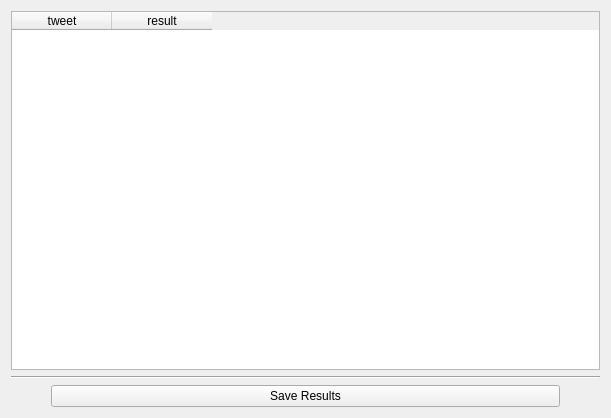
<?xml version="1.0" encoding="UTF-8"?>
<ui version="4.0">
 <class>Results</class>
 <widget class="QWidget" name="Results">
  <property name="geometry">
   <rect>
    <x>0</x>
    <y>0</y>
    <width>611</width>
    <height>418</height>
   </rect>
  </property>
  <property name="windowTitle">
   <string>Form</string>
  </property>
  <layout class="QVBoxLayout" name="verticalLayout_3">
   <item>
    <layout class="QVBoxLayout" name="verticalLayout_2">
     <item>
      <layout class="QVBoxLayout" name="verticalLayout">
       <item>
        <widget class="QTableWidget" name="table_results">
         <property name="rowCount">
          <number>0</number>
         </property>
         <column>
          <property name="text">
           <string>tweet</string>
          </property>
         </column>
         <column>
          <property name="text">
           <string>result</string>
          </property>
         </column>
        </widget>
       </item>
      </layout>
     </item>
     <item>
      <widget class="Line" name="line">
       <property name="orientation">
        <enum>Qt::Horizontal</enum>
       </property>
      </widget>
     </item>
     <item>
      <layout class="QHBoxLayout" name="horizontalLayout">
       <item>
        <spacer name="horizontalSpacer">
         <property name="orientation">
          <enum>Qt::Horizontal</enum>
         </property>
         <property name="sizeType">
          <enum>QSizePolicy::Minimum</enum>
         </property>
         <property name="sizeHint" stdset="0">
          <size>
           <width>40</width>
           <height>20</height>
          </size>
         </property>
        </spacer>
       </item>
       <item>
        <widget class="QPushButton" name="pushButton">
         <property name="enabled">
          <bool>true</bool>
         </property>
         <property name="text">
          <string>Save Results</string>
         </property>
         <property name="iconSize">
          <size>
           <width>50</width>
           <height>50</height>
          </size>
         </property>
        </widget>
       </item>
       <item>
        <spacer name="horizontalSpacer_2">
         <property name="orientation">
          <enum>Qt::Horizontal</enum>
         </property>
         <property name="sizeType">
          <enum>QSizePolicy::Minimum</enum>
         </property>
         <property name="sizeHint" stdset="0">
          <size>
           <width>40</width>
           <height>20</height>
          </size>
         </property>
        </spacer>
       </item>
      </layout>
     </item>
    </layout>
   </item>
  </layout>
 </widget>
 <resources/>
 <connections/>
</ui>
